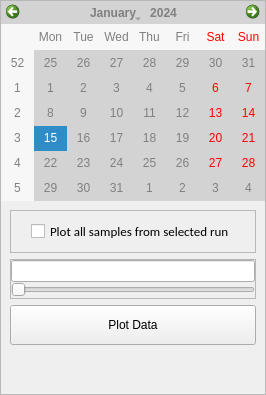
            <widget class="QWidget" name="historyOptions_1">
             <property name="sizePolicy">
              <sizepolicy hsizetype="Expanding" vsizetype="Expanding">
               <horstretch>0</horstretch>
               <verstretch>0</verstretch>
              </sizepolicy>
             </property>
             <layout class="QHBoxLayout" name="horizontalLayout_16">
              <property name="spacing">
               <number>6</number>
              </property>
              <property name="leftMargin">
               <number>0</number>
              </property>
              <property name="topMargin">
               <number>0</number>
              </property>
              <property name="rightMargin">
               <number>0</number>
              </property>
              <property name="bottomMargin">
               <number>0</number>
              </property>
              <item>
               <widget class="QFrame" name="historyOptions">
                <property name="sizePolicy">
                 <sizepolicy hsizetype="Expanding" vsizetype="Expanding">
                  <horstretch>0</horstretch>
                  <verstretch>0</verstretch>
                 </sizepolicy>
                </property>
                <property name="frameShape">
                 <enum>QFrame::StyledPanel</enum>
                </property>
                <property name="frameShadow">
                 <enum>QFrame::Raised</enum>
                </property>
                <layout class="QVBoxLayout" name="verticalLayout_36">
                 <property name="leftMargin">
                  <number>0</number>
                 </property>
                 <property name="topMargin">
                  <number>0</number>
                 </property>
                 <property name="rightMargin">
                  <number>0</number>
                 </property>
                 <property name="bottomMargin">
                  <number>0</number>
                 </property>
                 <item>
                  <widget class="QWidget" name="histCalWidget" native="true">
                   <property name="sizePolicy">
                    <sizepolicy hsizetype="Expanding" vsizetype="Expanding">
                     <horstretch>0</horstretch>
                     <verstretch>0</verstretch>
                    </sizepolicy>
                   </property>
                   <layout class="QVBoxLayout" name="verticalLayout_34">
                    <property name="spacing">
                     <number>0</number>
                    </property>
                    <property name="leftMargin">
                     <number>0</number>
                    </property>
                    <property name="topMargin">
                     <number>0</number>
                    </property>
                    <property name="rightMargin">
                     <number>0</number>
                    </property>
                    <property name="bottomMargin">
                     <number>0</number>
                    </property>
                    <item>
                     <widget class="QCalendarWidget" name="historyCalendar">
                      <property name="sizePolicy">
                       <sizepolicy hsizetype="Expanding" vsizetype="Expanding">
                        <horstretch>0</horstretch>
                        <verstretch>0</verstretch>
                       </sizepolicy>
                      </property>
                      <property name="minimumSize">
                       <size>
                        <width>200</width>
                        <height>200</height>
                       </size>
                      </property>
                      <property name="maximumSize">
                       <size>
                        <width>300</width>
                        <height>300</height>
                       </size>
                      </property>
                      <property name="styleSheet">
                       <string notr="true">background-color : lightgrey;
color: grey;</string>
                      </property>
                      <property name="selectionMode">
                       <enum>QCalendarWidget::SingleSelection</enum>
                      </property>
                      <property name="dateEditEnabled">
                       <bool>true</bool>
                      </property>
                     </widget>
                    </item>
                    <item>
                     <widget class="QWidget" name="plotOptions" native="true">
                      <property name="sizePolicy">
                       <sizepolicy hsizetype="Expanding" vsizetype="Expanding">
                        <horstretch>0</horstretch>
                        <verstretch>0</verstretch>
                       </sizepolicy>
                      </property>
                      <property name="maximumSize">
                       <size>
                        <width>16777215</width>
                        <height>180</height>
                       </size>
                      </property>
                      <property name="layoutDirection">
                       <enum>Qt::LeftToRight</enum>
                      </property>
                      <layout class="QVBoxLayout" name="verticalLayout_10">
                       <item>
                        <widget class="QFrame" name="frame_18">
                         <property name="frameShape">
                          <enum>QFrame::StyledPanel</enum>
                         </property>
                         <property name="frameShadow">
                          <enum>QFrame::Raised</enum>
                         </property>
                         <layout class="QVBoxLayout" name="verticalLayout_24">
                          <property name="leftMargin">
                           <number>20</number>
                          </property>
                          <property name="rightMargin">
                           <number>20</number>
                          </property>
                          <item>
                           <widget class="QCheckBox" name="fullSeries">
                            <property name="sizePolicy">
                             <sizepolicy hsizetype="Expanding" vsizetype="Expanding">
                              <horstretch>0</horstretch>
                              <verstretch>0</verstretch>
                             </sizepolicy>
                            </property>
                            <property name="maximumSize">
                             <size>
                              <width>16777215</width>
                              <height>30</height>
                             </size>
                            </property>
                            <property name="font">
                             <font>
                              <family>Calibri</family>
                              <pointsize>10</pointsize>
                              <weight>50</weight>
                              <italic>false</italic>
                              <bold>false</bold>
                             </font>
                            </property>
                            <property name="layoutDirection">
                             <enum>Qt::LeftToRight</enum>
                            </property>
                            <property name="text">
                             <string>Plot all samples from selected run</string>
                            </property>
                           </widget>
                          </item>
                         </layout>
                        </widget>
                       </item>
                       <item>
                        <widget class="QFrame" name="frame_30">
                         <property name="sizePolicy">
                          <sizepolicy hsizetype="Expanding" vsizetype="Expanding">
                           <horstretch>0</horstretch>
                           <verstretch>0</verstretch>
                          </sizepolicy>
                         </property>
                         <property name="minimumSize">
                          <size>
                           <width>0</width>
                           <height>40</height>
                          </size>
                         </property>
                         <property name="maximumSize">
                          <size>
                           <width>16777215</width>
                           <height>60</height>
                          </size>
                         </property>
                         <property name="frameShape">
                          <enum>QFrame::StyledPanel</enum>
                         </property>
                         <property name="frameShadow">
                          <enum>QFrame::Raised</enum>
                         </property>
                         <layout class="QVBoxLayout" name="verticalLayout_30">
                          <property name="spacing">
                           <number>0</number>
                          </property>
                          <property name="leftMargin">
                           <number>0</number>
                          </property>
                          <property name="topMargin">
                           <number>0</number>
                          </property>
                          <property name="rightMargin">
                           <number>0</number>
                          </property>
                          <property name="bottomMargin">
                           <number>0</number>
                          </property>
                          <item>
                           <widget class="QLineEdit" name="nSamples">
                            <property name="sizePolicy">
                             <sizepolicy hsizetype="Expanding" vsizetype="Expanding">
                              <horstretch>0</horstretch>
                              <verstretch>0</verstretch>
                             </sizepolicy>
                            </property>
                            <property name="maximumSize">
                             <size>
                              <width>9999999</width>
                              <height>16777215</height>
                             </size>
                            </property>
                            <property name="alignment">
                             <set>Qt::AlignBottom|Qt::AlignHCenter</set>
                            </property>
                           </widget>
                          </item>
                          <item>
                           <widget class="QSlider" name="horizontalSlider">
                            <property name="sizePolicy">
                             <sizepolicy hsizetype="Expanding" vsizetype="Expanding">
                              <horstretch>0</horstretch>
                              <verstretch>0</verstretch>
                             </sizepolicy>
                            </property>
                            <property name="maximumSize">
                             <size>
                              <width>16777215</width>
                              <height>25</height>
                             </size>
                            </property>
                            <property name="minimum">
                             <number>1</number>
                            </property>
                            <property name="maximum">
                             <number>21</number>
                            </property>
                            <property name="orientation">
                             <enum>Qt::Horizontal</enum>
                            </property>
                           </widget>
                          </item>
                         </layout>
                        </widget>
                       </item>
                       <item>
                        <widget class="QPushButton" name="plotBtn">
                         <property name="sizePolicy">
                          <sizepolicy hsizetype="Expanding" vsizetype="Expanding">
                           <horstretch>0</horstretch>
                           <verstretch>0</verstretch>
                          </sizepolicy>
                         </property>
                         <property name="minimumSize">
                          <size>
                           <width>0</width>
                           <height>40</height>
                          </size>
                         </property>
                         <property name="maximumSize">
                          <size>
                           <width>16777215</width>
                           <height>60</height>
                          </size>
                         </property>
                         <property name="text">
                          <string>Plot Data</string>
                         </property>
                        </widget>
                       </item>
                      </layout>
                     </widget>
                    </item>
                    <item>
                     <spacer name="verticalSpacer_4">
                      <property name="orientation">
                       <enum>Qt::Vertical</enum>
                      </property>
                      <property name="sizeHint" stdset="0">
                       <size>
                        <width>20</width>
                        <height>40</height>
                       </size>
                      </property>
                     </spacer>
                    </item>
                   </layout>
                  </widget>
                 </item>
                </layout>
               </widget>
              </item>
             </layout>
            </widget>
